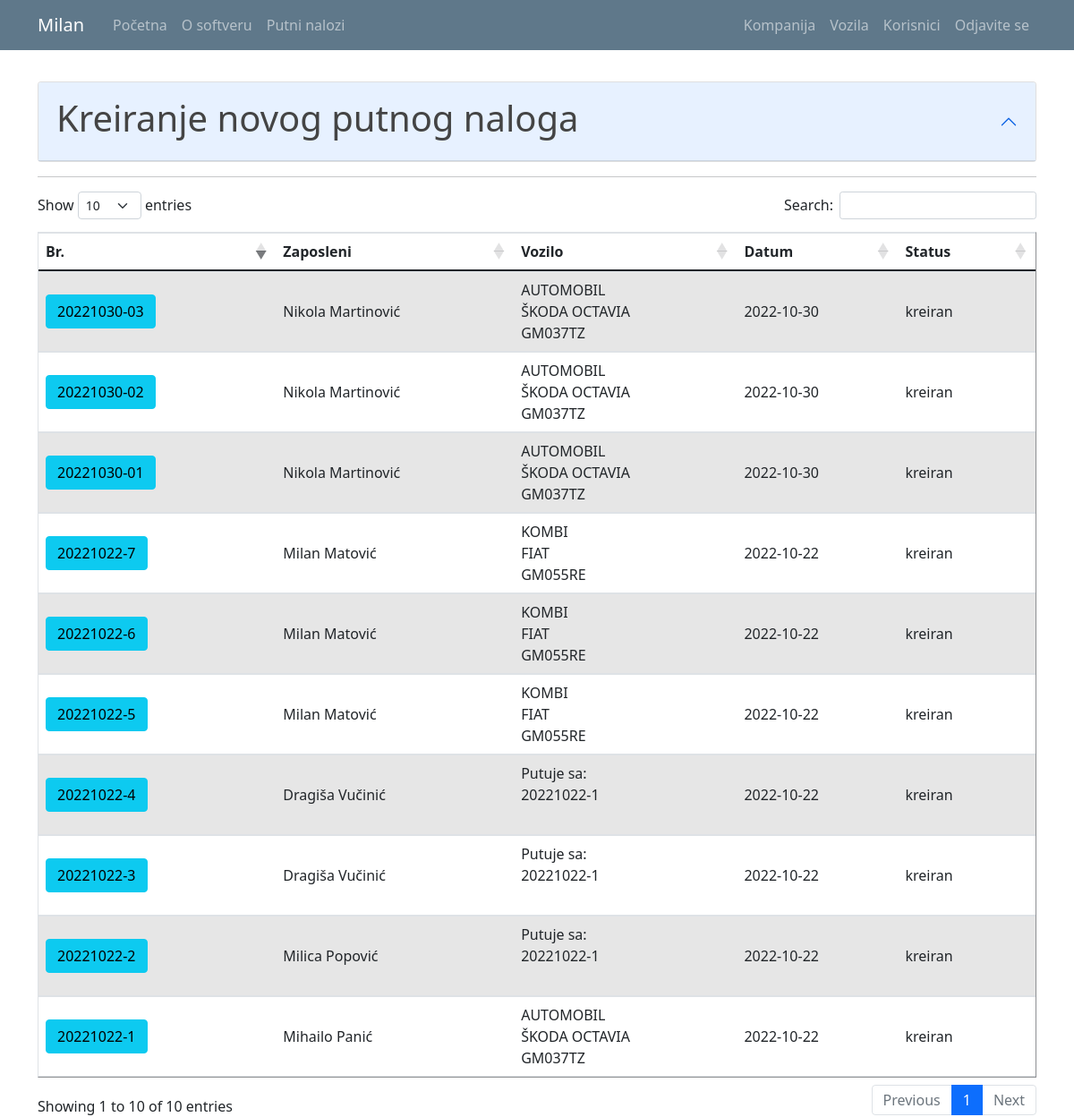
Page /travel_warrant_list (signed in) on the committed database.
### putninalozi/models.py (models this page shows, shortened)
class User(db.Model, UserMixin):
    id = db.Column(db.Integer, primary_key=True)
    email = db.Column(db.String(120), unique=True, nullable=False)
    password = db.Column(db.String(60), nullable = False)
    name = db.Column(db.String(20), unique=False, nullable=False)
    surname = db.Column(db.String(20), unique=False, nullable=False)
    gender = db.Column(db.String(1)) #(0, "srednji"), (1, "muški"), (2, "ženski")
    workplace = db.Column(db.String(20), unique=False, nullable=False)
    authorization = db.Column(db.String(10), nullable = False) # ovde treba da budu tipovi korisnika: S_admin, C_admin, C_user
    company_id = db.Column(db.Integer, db.ForeignKey('company.id'), nullable=True)
    default_vehicle = db.Column(db.Integer) #kod radnika koji imaju svoj auto, da bude podrazumevana vrednost id tog vozila
    travelwarrants = db.relationship('TravelWarrant', backref='travelwarrant_user', lazy=True)

class TravelWarrant(db.Model):
    travel_warrant_id = db.Column(db.Integer, primary_key=True)
    travel_warrant_number = db.Column(db.String(50), nullable=False)
    user_id = db.Column(db.Integer, db.ForeignKey('user.id'), nullable=False)
    with_task = db.Column(db.String(50), nullable=False)
    company_id = db.Column(db.Integer, db.ForeignKey('company.id'), nullable=False)
    abroad_contry = db.Column(db.String(50), nullable=True)
    relation = db.Column(db.String(150), nullable=False)
    start_datetime = db.Column(db.DateTime, nullable=True)
    end_datetime = db.Column(db.DateTime, nullable=True)
    vehicle_id = db.Column(db.Integer, db.ForeignKey('vehicle.id'), nullable=True)
    together_with = db.Column(db.String(50), nullable=True)
    personal_type = db.Column(db.String(50), nullable=True)
    personal_brand = db.Column(db.String(50), nullable=True)
    personal_registration = db.Column(db.String(12), nullable=True)
    other = db.Column(db.String(50), nullable=True) #avion, bus, taksi...
    advance_payment = db.Column(db.Integer, nullable=True)
    advance_payment_currency = db.Column(db.String(5), nullable=False)
    daily_wage = db.Column(db.Integer, nullable=False)
    daily_wage_currency = db.Column(db.String(5), nullable=False)
    costs_pays = db.Column(db.String(50), nullable=False)
    km_start = db.Column(db.Integer, nullable=True)
    km_end = db.Column(db.Integer, nullable=True)
    status = db.Column(db.String(15), nullable=False)
    file_name = db.Column(db.String(100), nullable=True) #za PDF fajl
    text_form = db.Column(db.String(1000), nullable=True) #za tekst forme iz pdf fajla
    expenses = db.relationship('TravelWarrantExpenses', backref='trawelwarrantexpenses_travelwarrant', lazy=True)

class Vehicle(db.Model):
    id = db.Column(db.Integer, primary_key=True)
    vehicle_type = db.Column(db.String(10), nullable = False)
    vehicle_brand = db.Column(db.String(10), nullable = False)
    vehicle_registration = db.Column(db.String(12), nullable = False)
    company_id = db.Column(db.Integer, db.ForeignKey('company.id'), nullable=False)
    travelwarrants = db.relationship('TravelWarrant', backref='travelwarrant_vehicle', lazy=True)

### putninalozi/travel_warrants/routes.py (the view)
@travel_warrants.route("/travel_warrant_list", methods=['GET', 'POST'])
def travel_warrant_list():
    if not current_user.is_authenticated:
        flash('Da bi ste pristupili ovoj stranici treba da budete ulogovani.', 'danger')
        return redirect(url_for('users.login'))
    warrants = TravelWarrant.query.all()
    form = PreCreateTravelWarrantForm()
    form.user_id.choices = [(0, '----------')] + [(u.id, u.name+ " " + u.surname) for u in db.session.query(User.id,User.name,User.surname).filter_by(company_id=current_user.user_company.id).order_by('name').all()]
    if form.validate_on_submit():
        korisnik_id = form.user_id.data
        datum = form.start_datetime.data
        return redirect(url_for('travel_warrants.register_tw',korisnik_id=korisnik_id, datum=datum))
    return render_template('travel_warrant_list.html', title='Travel Warrants', warrants=warrants, form=form)

### putninalozi/travel_warrants/forms.py
class PreCreateTravelWarrantForm(FlaskForm):
    user_id = SelectField('Zaposleni:', validators=[DataRequired()], choices=[]) #[(u.id, u.name+" " + u.surname) for u in db.session.query(User.id,User.name,User.surname).all()]) #umesto users: db.session.query(User.id,User.name,User.surname).all()
    start_datetime = DateTimeField('Polazno vreme: ', format='%Y-%m-%dT%H:%M', validators=[DataRequired()])
    submit = SubmitField('Dalje')

### putninalozi/models.py (called while the page is built)
@login_manager.user_loader
def load_user(user_id):
    return User.query.get(int(user_id))

### putninalozi/templates/travel_warrant_list.html (shortened to what this page needs)
{% extends "layout.html" %}
{% block content %}
{% if current_user.authorization != 'c_user' %}
<form method="POST" action="">
  {{ form.hidden_tag() }}
  <div id="accordionZero">
    <br>
    <div class="accordion" id="accordionZero">
      <div class="accordion-item">
        <div class="accordion-header" id="headingZero">
          <button type="button" class="accordion-button" data-toggle="collapse" data-target="#collapseZero" aria-expanded="false" aria-controls="collapseZero">
            <h1>Kreiranje novog putnog naloga</h1>
          </button>
        </div>
      </div>
    </div>
  </div>
{% endif %}
<hr>
<table id="data" border="1" class="table table-striped">
  {% if current_user.authorization == 's_admin' %}
    <thead>
      <tr id="header">
        <th>Br.</th>
        <th>Kompanija</th>
        <th>Zaposleni</th>
        <th>Vozilo</th>
        <th>Status</th>
      </tr>
    </thead>
    <tbody>
      {% for warrant in warrants %}
        <tr>
          <td class="align-middle"> <a class="mr-2 btn btn-info" href="{{ url_for('travel_warrants.travel_warrant_profile', warrant_id=warrant.travel_warrant_id) }}" role="button" title="Uredi Putni Nalog"> {{ warrant.travel_warrant_number }} </a> </td>
          <td class="align-middle"> {{ warrant.travelwarrant_company.companyname }} </td>
          <td class="align-middle"> {{ warrant.travelwarrant_user.name }} {{ warrant.travelwarrant_user.surname }} </td>
          <td class="align-middle"> {% if warrant.together_with %} Putuje sa: <br> {{warrant.together_with}} {% endif %} {{ warrant.other }} {{ warrant.personal_type }} {{ warrant.travelwarrant_vehicle.vehicle_type }} <br> {{warrant.travelwarrant_vehicle.vehicle_brand}} <br> {{warrant.travelwarrant_vehicle.vehicle_registration}} </td>
          <td class="align-middle"> {{ warrant.status }} </td>
        </tr>
      {% endfor %}
    </tbody>
  {% elif current_user.authorization == 'c_admin' %}
    <thead>
      <tr id="header">
        <th>Br.</th>
        <th>Zaposleni</th>
        <th>Vozilo</th>
        <th>Datum</th>
        <th>Status</th>
      </tr>
    </thead>
    <tbody>
      {% for warrant in warrants %}
        {% if current_user.user_company.id == warrant.travelwarrant_company.id %}
          <tr>
            <td class="align-middle"> <a class="mr-2 btn btn-info" href="{{ url_for('travel_warrants.travel_warrant_profile', warrant_id=warrant.travel_warrant_id) }}" role="button" title="Uredi Putni Nalog"> {{ warrant.travel_warrant_number }} </a> </td>
            <td class="align-middle"> {{ warrant.travelwarrant_user.name }} {{ warrant.travelwarrant_user.surname}} </td>
            <td class="align-middle"> {% if warrant.together_with %} Putuje sa: <br> {{warrant.together_with}} {% endif %} {{ warrant.other }} {{ warrant.personal_type }} {{ warrant.travelwarrant_vehicle.vehicle_type }} <br> {{warrant.travelwarrant_vehicle.vehicle_brand}} <br> {{warrant.travelwarrant_vehicle.vehicle_registration}} </td>
            <td class="align-middle"> {{ warrant.start_datetime.date() }} </td>
            <td class="align-middle"> {{ warrant.status }} </td>
          </tr>
        {% endif %}
      {% endfor %}
    </tbody>
  {% endif %}
</table>
</form>
{% endblock content%}

### putninalozi/templates/layout.html (shortened to what this page needs)
<!doctype html>
<html lang="en">
  <head>
    <link rel="stylesheet" href="https://cdn.jsdelivr.net/npm/bootstrap@4.3.1/dist/css/bootstrap.min.css">
    <link rel="stylesheet" type="text/css" href="{{ url_for('static', filename='main.css') }}">
    <link href="https://cdn.jsdelivr.net/npm/bootstrap@5.0.1/dist/css/bootstrap.min.css" rel="stylesheet">
    <link rel="stylesheet" type="text/css" href="https://cdn.datatables.net/1.10.25/css/dataTables.bootstrap5.css">
  </head>
  <body>
    <header class="site-header">
      <nav class="navbar navbar-expand-md navbar-dark bg-steel fixed-top">
        <div class="container">
          <a class="navbar-brand mr-4" href="/">{{ current_user.name }}</a>
          <div class="collapse navbar-collapse" id="navbarToggle">
            <div class="navbar-nav mr-auto">
              {% if current_user.is_authenticated %}
                <a class="nav-item nav-link" href="{{ url_for('main.home') }}">Početna</a>
                <a class="nav-item nav-link" href="{{ url_for('main.about') }}">O softveru</a>
                <a class="nav-item nav-link" href="{{ url_for('travel_warrants.travel_warrant_list') }}">Putni nalozi</a>
              {% else %}
                <a class="nav-item nav-link" href="{{ url_for('main.home') }}">Početna</a>
                <a class="nav-item nav-link" href="{{ url_for('main.about') }}">O softveru</a>
              {% endif %}
            </div>
            <div class="navbar-nav">
              {% if current_user.is_authenticated %}
                {% if current_user.authorization == 's_admin' %}
                  <a class="nav-item nav-link" href="{{ url_for('companys.company_list') }}">Kompanija</a>
                  <a class="nav-item nav-link" href="{{ url_for('vehicles.vehicle_list') }}">Vozila</a>
                  <a class="nav-item nav-link" href="{{ url_for('users.user_list') }}">Korisnici</a>
                  <a class="nav-item nav-link" href="{{ url_for('users.logout') }}">Odjavite se</a>
                {% elif current_user.authorization == 'c_admin'%}
                  <a class="nav-item nav-link" href="{{ url_for('companys.company_list') }}">Kompanija</a>
                  <a class="nav-item nav-link" href="{{ url_for('vehicles.vehicle_list') }}">Vozila</a>
                  <a class="nav-item nav-link" href="{{ url_for('users.user_list') }}">Korisnici</a>
                  <a class="nav-item nav-link" href="{{ url_for('users.logout') }}">Odjavite se</a>
                {% else %}
                  <a class="nav-item nav-link" href="{{ url_for('users.logout') }}">Odjavite se</a>
                {% endif %}
              {% else %}
                <a class="nav-item nav-link" href="{{ url_for('users.login') }}">Prijavljivanje</a>
              {% endif %}
            </div>
          </div>
        </div>
      </nav>
    </header>
    <main role="main" class="container">
      <div class="row">
        <div class="col-md-12">
          {% block content %}{% endblock %}
        </div>
      </div>
    </main>
  </body>
</html>

### putninalozi/static/main.css (style rules this page uses)
body { background: #fafafa; color: #333333; margin-top: 5rem; }
h1, h2, h3, h4, h5, h6 { color: #444444; }
.bg-steel { background-color: #5f788a; }
.site-header .navbar-nav .nav-link { color: #cbd5db; }

### rows in the picture
User: name "Milan"
TravelWarrant: travel_warrant_number "20221022-1", travelwarrant_user.name "Mihailo", travelwarrant_user.surname "Panić", travelwarrant_vehicle.vehicle_type "AUTOMOBIL", travelwarrant_vehicle.vehicle_brand "ŠKODA OCTAVIA", travelwarrant_vehicle.vehicle_registration "GM037TZ", start_datetime "2022-10-22", status "kreiran"
TravelWarrant: travel_warrant_number "20221022-2", travelwarrant_user.name "Milica", travelwarrant_user.surname "Popović", together_with "20221022-1", start_datetime "2022-10-22", status "kreiran"
TravelWarrant: travel_warrant_number "20221022-3", travelwarrant_user.name "Dragiša", travelwarrant_user.surname "Vučinić", together_with "20221022-1", start_datetime "2022-10-22", status "kreiran"
TravelWarrant: travel_warrant_number "20221022-4", travelwarrant_user.name "Dragiša", travelwarrant_user.surname "Vučinić", together_with "20221022-1", start_datetime "2022-10-22", status "kreiran"
TravelWarrant: travel_warrant_number "20221022-5", travelwarrant_user.name "Milan", travelwarrant_user.surname "Matović", travelwarrant_vehicle.vehicle_type "KOMBI", travelwarrant_vehicle.vehicle_brand "FIAT", travelwarrant_vehicle.vehicle_registration "GM055RE", start_datetime "2022-10-22", status "kreiran"
TravelWarrant: travel_warrant_number "20221022-6", travelwarrant_user.name "Milan", travelwarrant_user.surname "Matović", travelwarrant_vehicle.vehicle_type "KOMBI", travelwarrant_vehicle.vehicle_brand "FIAT", travelwarrant_vehicle.vehicle_registration "GM055RE", start_datetime "2022-10-22", status "kreiran"
TravelWarrant: travel_warrant_number "20221022-7", travelwarrant_user.name "Milan", travelwarrant_user.surname "Matović", travelwarrant_vehicle.vehicle_type "KOMBI", travelwarrant_vehicle.vehicle_brand "FIAT", travelwarrant_vehicle.vehicle_registration "GM055RE", start_datetime "2022-10-22", status "kreiran"
TravelWarrant: travel_warrant_number "20221030-01", travelwarrant_user.name "Nikola", travelwarrant_user.surname "Martinović", travelwarrant_vehicle.vehicle_type "AUTOMOBIL", travelwarrant_vehicle.vehicle_brand "ŠKODA OCTAVIA", travelwarrant_vehicle.vehicle_registration "GM037TZ", start_datetime "2022-10-30", status "kreiran"
TravelWarrant: travel_warrant_number "20221030-02", travelwarrant_user.name "Nikola", travelwarrant_user.surname "Martinović", travelwarrant_vehicle.vehicle_type "AUTOMOBIL", travelwarrant_vehicle.vehicle_brand "ŠKODA OCTAVIA", travelwarrant_vehicle.vehicle_registration "GM037TZ", start_datetime "2022-10-30", status "kreiran"
TravelWarrant: travel_warrant_number "20221030-03", travelwarrant_user.name "Nikola", travelwarrant_user.surname "Martinović", travelwarrant_vehicle.vehicle_type "AUTOMOBIL", travelwarrant_vehicle.vehicle_brand "ŠKODA OCTAVIA", travelwarrant_vehicle.vehicle_registration "GM037TZ", start_datetime "2022-10-30", status "kreiran"

### other values in the picture
form field value "10"
